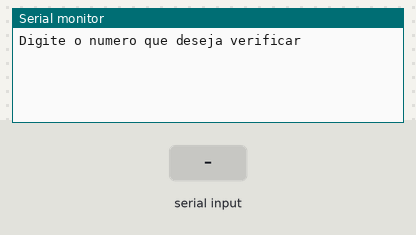
Bench run of a sketch on a simulated Arduino Uno, built with avr-gcc and run on an emulated ATmega328P. Parts: the last lines printed to the serial monitor. The inputs (shaded band) are chosen by the test bench.

Above: at 1.2 s.
1.3 s: "90,45\n" received over Serial
At 2.8 s:
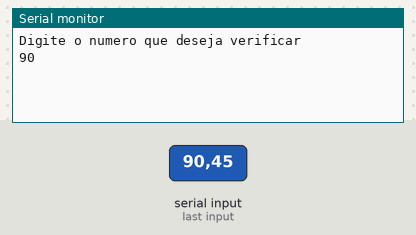
At 7.8 s:
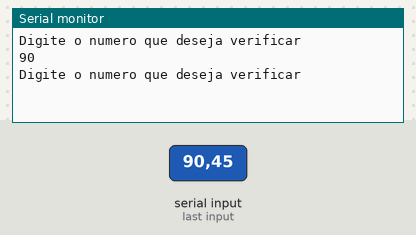

Measured:
- after the input at 1.3 s, the serial monitor: prints a new line at once (image 1)

The sketch:

exercicio_131.ino
```cpp
/*
Faça um programa que receba um número de usuário e exiba este
número, apenas se for par.

*/

// C++ code
//
void setup()
{
  Serial.begin(9600);
}
 int numero = 0;
void loop()
{
  Serial.println("Digite o numero que deseja verificar");
  while (!Serial.available()) {}
  numero = Serial.parseInt();

  if( numero %2 == 0 ) {
  Serial.println(numero);
  }
  Serial.println();
  Serial.println();
  delay(5000);
}
```
